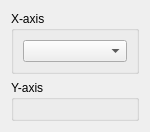
<?xml version="1.0" encoding="UTF-8"?>
<ui version="4.0">
 <class>Form</class>
 <widget class="QWidget" name="Form">
  <property name="geometry">
   <rect>
    <x>0</x>
    <y>0</y>
    <width>150</width>
    <height>129</height>
   </rect>
  </property>
  <property name="sizePolicy">
   <sizepolicy hsizetype="MinimumExpanding" vsizetype="Preferred">
    <horstretch>1</horstretch>
    <verstretch>0</verstretch>
   </sizepolicy>
  </property>
  <property name="minimumSize">
   <size>
    <width>120</width>
    <height>0</height>
   </size>
  </property>
  <property name="windowTitle">
   <string>Form</string>
  </property>
  <layout class="QVBoxLayout" name="verticalLayout_3">
   <item>
    <widget class="QGroupBox" name="x_groupbox">
     <property name="sizePolicy">
      <sizepolicy hsizetype="MinimumExpanding" vsizetype="Preferred">
       <horstretch>1</horstretch>
       <verstretch>0</verstretch>
      </sizepolicy>
     </property>
     <property name="minimumSize">
      <size>
       <width>100</width>
       <height>0</height>
      </size>
     </property>
     <property name="title">
      <string>X-axis</string>
     </property>
     <layout class="QVBoxLayout" name="verticalLayout">
      <item>
       <widget class="QComboBox" name="ui_x_combobox">
        <property name="sizePolicy">
         <sizepolicy hsizetype="MinimumExpanding" vsizetype="Fixed">
          <horstretch>1</horstretch>
          <verstretch>0</verstretch>
         </sizepolicy>
        </property>
        <property name="minimumSize">
         <size>
          <width>80</width>
          <height>0</height>
         </size>
        </property>
       </widget>
      </item>
     </layout>
    </widget>
   </item>
   <item>
    <widget class="QGroupBox" name="y_groupbox">
     <property name="sizePolicy">
      <sizepolicy hsizetype="MinimumExpanding" vsizetype="Preferred">
       <horstretch>1</horstretch>
       <verstretch>0</verstretch>
      </sizepolicy>
     </property>
     <property name="minimumSize">
      <size>
       <width>100</width>
       <height>0</height>
      </size>
     </property>
     <property name="title">
      <string>Y-axis</string>
     </property>
     <layout class="QVBoxLayout" name="verticalLayout_2"/>
    </widget>
   </item>
   <item>
    <spacer name="verticalSpacer">
     <property name="orientation">
      <enum>Qt::Vertical</enum>
     </property>
     <property name="sizeHint" stdset="0">
      <size>
       <width>20</width>
       <height>40</height>
      </size>
     </property>
    </spacer>
   </item>
  </layout>
 </widget>
 <resources/>
 <connections/>
</ui>
